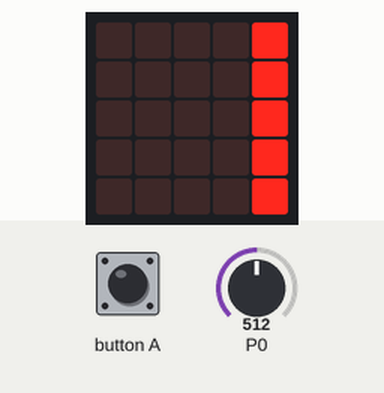
The program below on a simulated BBC micro:bit running MicroPython. Shown: the board's 5×5 LED display. The inputs (shaded band) are chosen by the test bench; at power-on: P0 = 512 (analog values on the 0–1023 scale). Dim RGB values are drawn brighter than linear; the 48×5 strip is a reading aid, not a part: it shows the text the display is scrolling, unrolled, one strip-width of it at a time.

Above: at 0.6 s.
1.3 s: P0 set to 306
At 2.6 s:
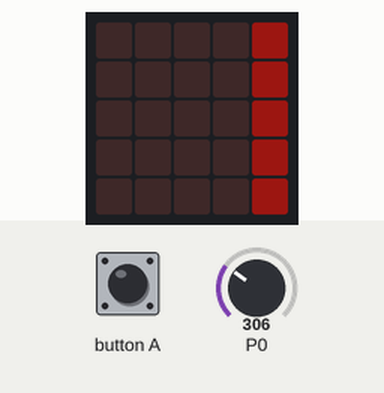
3.9 s: P0 set to 510
At 5.0 s:
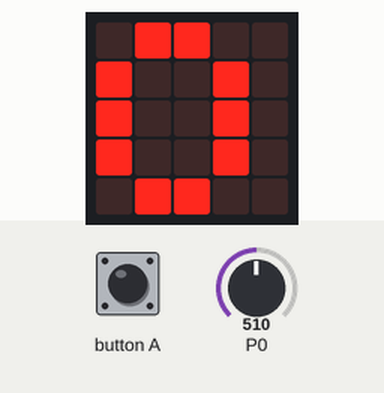
8.5 s: button A pressed for 0.15 s
At 11.4 s:
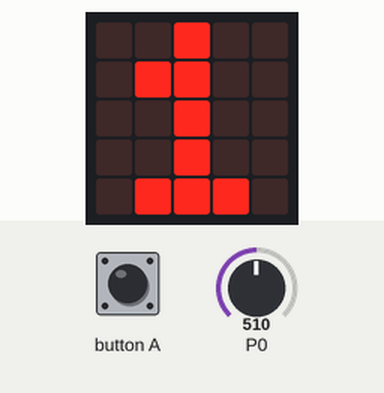
Timing chart, 0 to 12.9 s (numbered marks = the images above; inputs shaded):
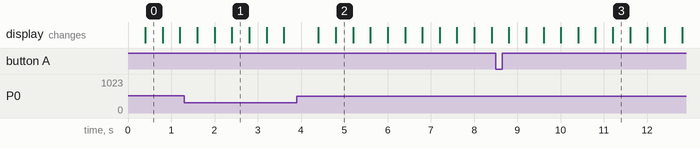

Measured:
- after the input at 3.9 s, the display: first changes after 0.50 s (image 2 shows a later state)
- what the display in image 0 shows lasts 0.4 s, from 0.4 s to 0.8 s

The program:

energyMon.py
```python
#!/usr/bin/env python3
__author__ = "William Dulyea"
__email__ = "wpdulyea@yahoo.com"

from microbit import *
import random
import os
import sys

SECONDS = 1
MINUTES = 60
HOURS = 3600
OFF = Image("00001:00001:00001:00001:00001")
ON = Image("00009:00009:00009:00009:00009")

display_divisor = SECONDS
on_threshold = 500
off_threshold = on_threshold - 50
on_time = 0
on = False
start_time = 0


if __name__ == "__main__":

    try:
        while True:
            if button_a.was_pressed():
                on_time = 0
                start_time = running_time()
            sensor = pin0.read_analog()
            if not on:
                if sensor > on_threshold:
                    start_time = running_time()
                    on = True
                else:
                    display.show(OFF)
                    sleep(400)
            else:
                on_time = int((running_time() - start_time) / 1000 /
                        display_divisor)
                if sensor < off_threshold:
                    on = False
                else:
                    display.show(ON)
                    sleep(400)
            if on_time < 10:
                display.show(str(on_time))
            else:
                display.scroll(str(on_time))
            sleep(400)

    except Exception as err:
        print(str(err))
        sys.exit()
```
